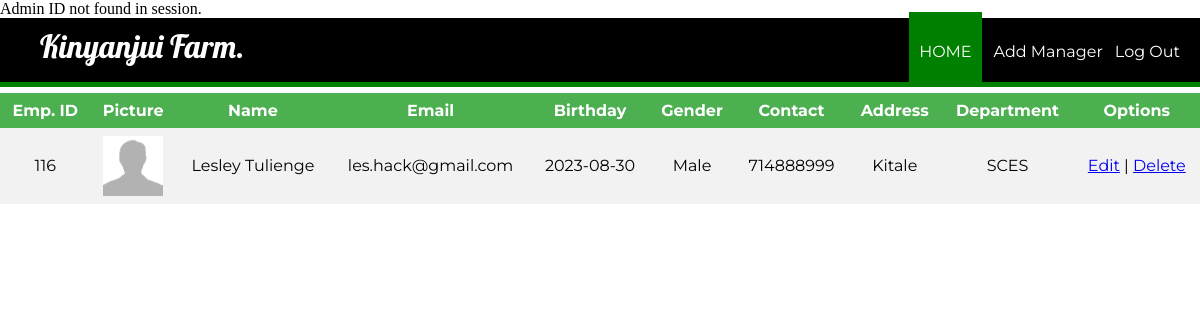
The page /Admin/viewManager.php on the database as committed earlier.
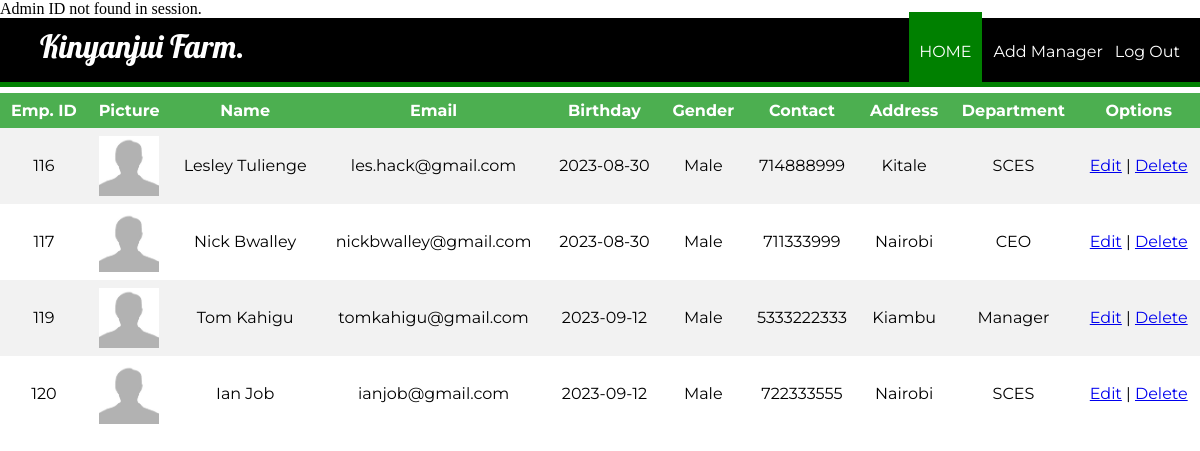
The same page on the database as committed later.
### tables this page shows
CREATE TABLE `manager` (
  `id` int(11) NOT NULL,
  `firstName` varchar(100) NOT NULL,
  `lastName` varchar(100) NOT NULL,
  `email` varchar(100) NOT NULL,
  `password` text NOT NULL,
  `birthday` date NOT NULL,
  `gender` varchar(10) NOT NULL,
  `contact` varchar(20) NOT NULL,
  `nid` int(20) NOT NULL,
  `address` varchar(100) DEFAULT NULL,
  `dept` varchar(100) NOT NULL,
  `degree` varchar(100) NOT NULL,
  `pic` text NOT NULL
);

### Admin/viewManager.php (the view, shortened to what this page needs)
<?php
require_once ('process/dbh.php');
$sql = "SELECT * from `manager` WHERE manager.id = id";
$result = mysqli_query($conn, $sql);
$id = (isset($_GET['id']) ? $_GET['id'] : '');
?>
<html>
<head>
	<link rel="stylesheet" type="text/css" href="../stylescss/employee_view_style.css">
</head>
<body>
	<header>
		<nav>
			<h1>Kinyanjui Farm.</h1>
			<ul id="navli">
				<li><a class="homered" href="adminHome.php?id=<?php echo $id ?>">HOME</a></li>
				<li><a class="homeblack" href="addManager.php?id=<?php echo $id ?>">Add Manager</a></li>
				<li><a class="homeblack" href="admin.html">Log Out</a></li>
			</ul>
		</nav>
	</header>
	<div class="divider"></div>
		<table>
			<tr>
				<th align = "center">Emp. ID</th>
				<th align = "center">Picture</th>
				<th align = "center">Name</th>
				<th align = "center">Email</th>
				<th align = "center">Birthday</th>
				<th align = "center">Gender</th>
				<th align = "center">Contact</th>
				<th align = "center">Address</th>
				<th align = "center">Department</th>
				<th align = "center">Options</th>
			</tr>
			<?php
				while ($manager = mysqli_fetch_assoc($result)) {
					echo "<tr>";
					echo "<td>".$manager['id']."</td>";
					echo "<td><img src='process/".$manager['pic']."' height = 60px width = 60px></td>";
					echo "<td>".$manager['firstName']." ".$manager['lastName']."</td>";
					echo "<td>".$manager['email']."</td>";
					echo "<td>".$manager['birthday']."</td>";
					echo "<td>".$manager['gender']."</td>";
					echo "<td>".$manager['contact']."</td>";
					echo "<td>".$manager['address']."</td>";
					echo "<td>".$manager['dept']."</td>";
					echo "<td><a href=\"edit.php?id=$manager[id]\">Edit</a> | <a href=\"deleteman.php?id=$manager[id]\" onClick=\"return confirm('Are you sure you want to delete?')\">Delete</a></td>";
				}
			?>
		</table>
</body>
</html>

### stylescss/employee_view_style.css (style rules this page uses)
body { margin: 0px; }
header { background: black; color: white; padding: 8px 20px 6px 40px; height: 50px; }
header h1 { display: inline; font-family: "Lobster", cursive; font-weight: 400; font-size: 32px; float: left; margin-top: 0px; margin-right: 10px; }
nav ul { display: inline; padding: 0px; float: right; }
nav ul li { display: inline-block; list-style-type: none; color: white; float: left; margin-left: 12px; }
nav ul li a { color: white; text-decoration: none; }
#navli { font-family: "Montserrat", sans-serif; }
.homered { background-color: green; padding: 30px 10px 22px 10px; }
.divider { background-color: green; height: 5px; }
table { margin: 0px; border-collapse: collapse; width: 100%; font-family: "Montserrat", sans-serif; }
th, td { text-align: center; padding: 8px; }
tr:nth-child(even) { background-color: #f2f2f2; }
th { background-color: #4caf50; color: white; }

Rows that differ between the two databases and show on the page:
added manager: id "117", pic (picture), firstName "Nick", lastName "Bwalley", email "nickbwalley@gmail.com", birthday "2023-08-30", gender "Male", contact "711333999", address "Nairobi", dept "CEO"
added manager: id "119", pic (picture), firstName "Tom", lastName "Kahigu", email "tomkahigu@gmail.com", birthday "2023-09-12", gender "Male", contact "5333222333", address "Kiambu", dept "Manager"
added manager: id "120", pic (picture), firstName "Ian", lastName "Job", email "ianjob@gmail.com", birthday "2023-09-12", gender "Male", contact "722333555", address "Nairobi", dept "SCES"
